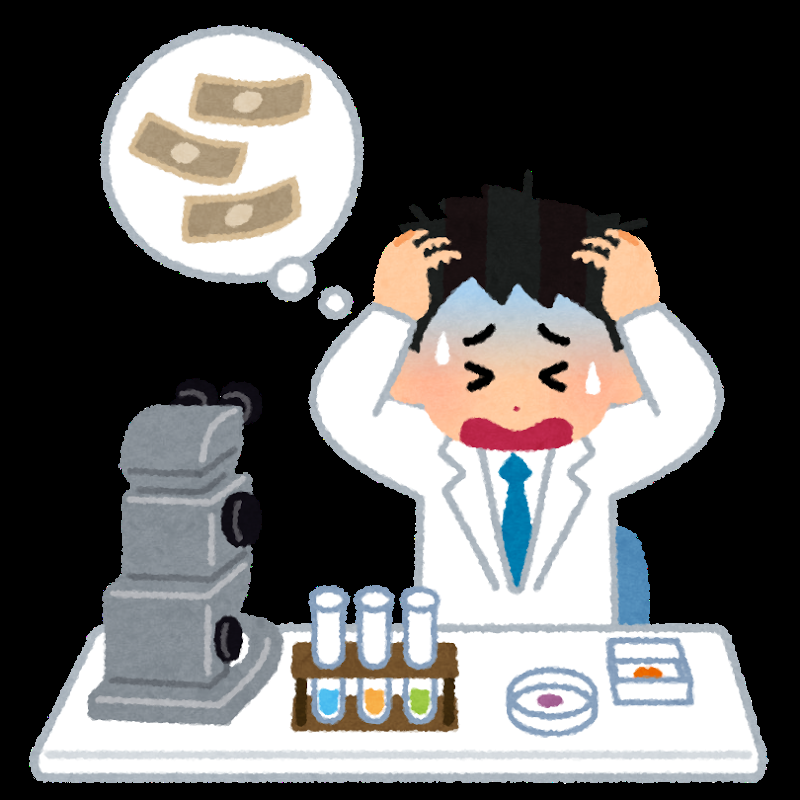
%> input picture img/origin.png, 800 x 800 px
$ octave kadai10.m   (GNU Octave 9; MATLAB toolbox functions it lacks are replaced by stand-ins)
%> lines starting %> are read from the running program, lines starting %| are printed output that depends on the picture; in (x1, y1, x2, y2) boxes, pixels count from 0 and x2, y2 are one past the last pixel; in counts of white or black regions, pixels touching at a corner belong together; the program's own positions count from 1
% 課題10 画像のエッジ抽出
% 次のプログラムを参考にして，エッジ抽出を体験せよ．
% 各自，Lenna以外の画像を用いよ．
% 例

ORG = imread('../img/origin.png'); % 原画像の入力
%> ORG is the input picture: size 800x800x3 uint8; mean R, G, B 99.1, 97.7, 97.1
ORG = rgb2gray(ORG); %カラーからグレイへの変換
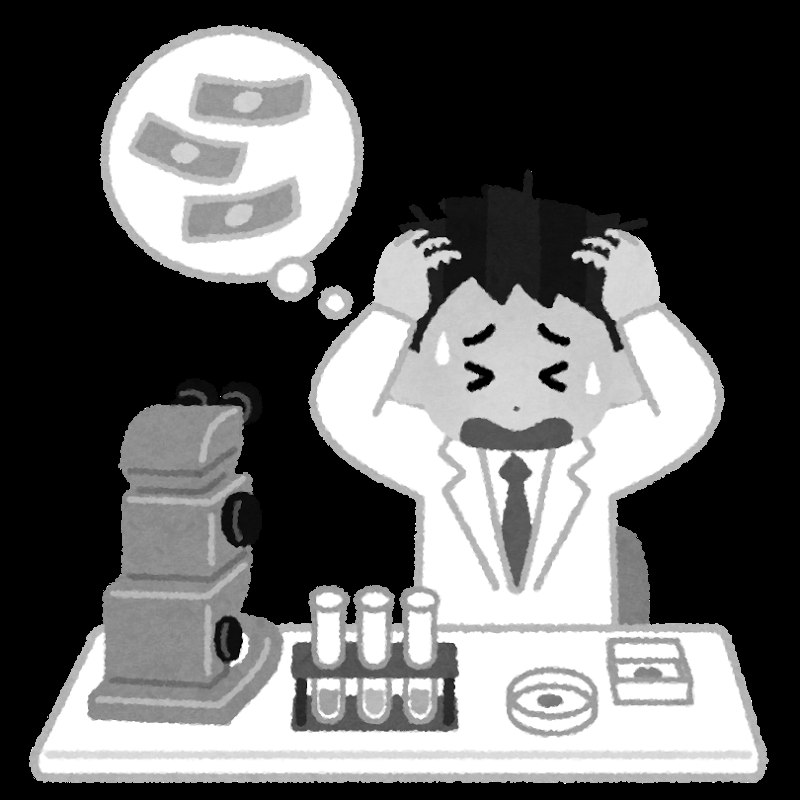
%> ORG: size 800x800 uint8; min 0, max 255, mean 98
imagesc(ORG); colormap(gray); colorbar;% 画像表示
pause; % 一時停止

IMG = edge(ORG,'prewitt'); % エッジ抽出（プレウィット法）
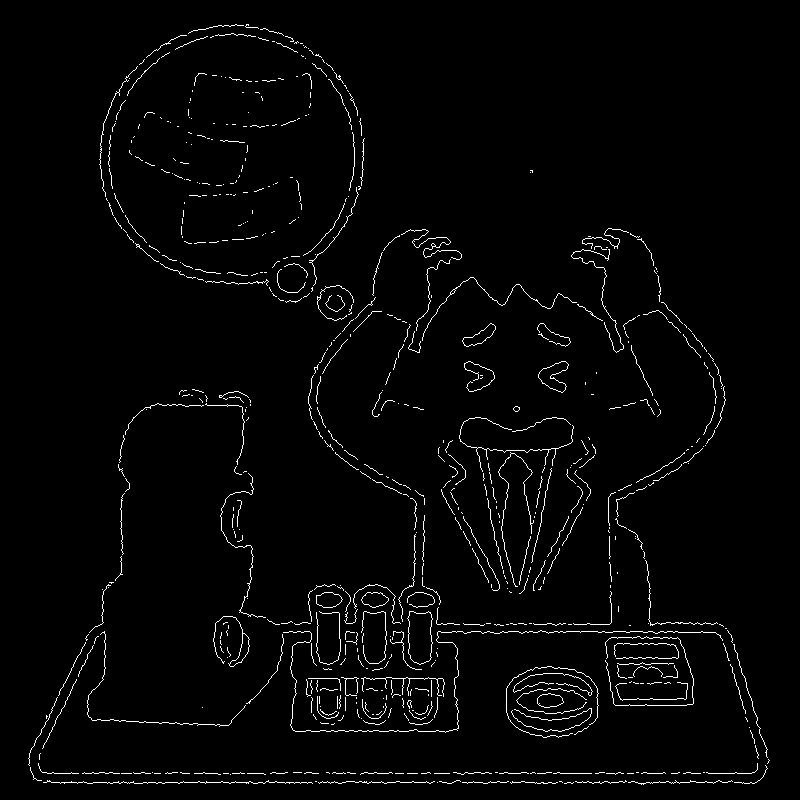
%> IMG: size 800x800 logical; 2.3% white in thin lines or dots, all inside (x1, y1, x2, y2) = (28, 24, 770, 785)
imagesc(IMG); colormap(gray); colorbar;% 画像表示
pause; % 一時停止

IMG = edge(ORG,'sobel'); % エッジ抽出（ソベル法）
%> IMG: size 800x800 logical; 2.3% white in thin lines or dots, all inside (x1, y1, x2, y2) = (28, 24, 770, 784)
imagesc(IMG); colormap(gray); colorbar;% 画像表示
pause; % 一時停止

IMG = edge(ORG,'canny'); % エッジ抽出（キャニー法）
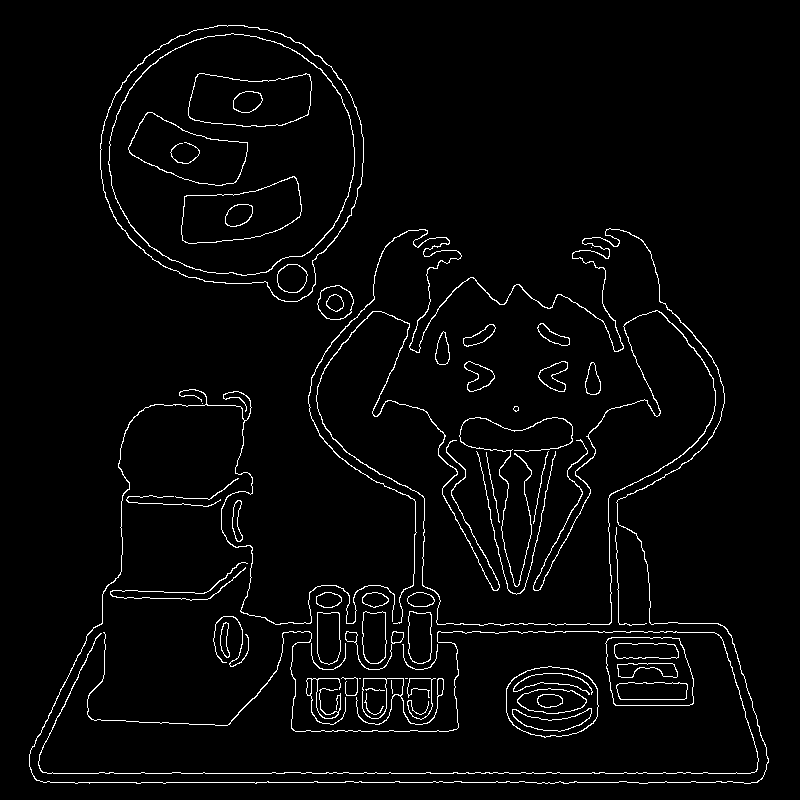
%> IMG: size 800x800 logical; 3% white in thin lines or dots, all inside (x1, y1, x2, y2) = (29, 25, 769, 784)
imagesc(IMG); colormap(gray); colorbar;% 画像表示
pause; % 一時停止
